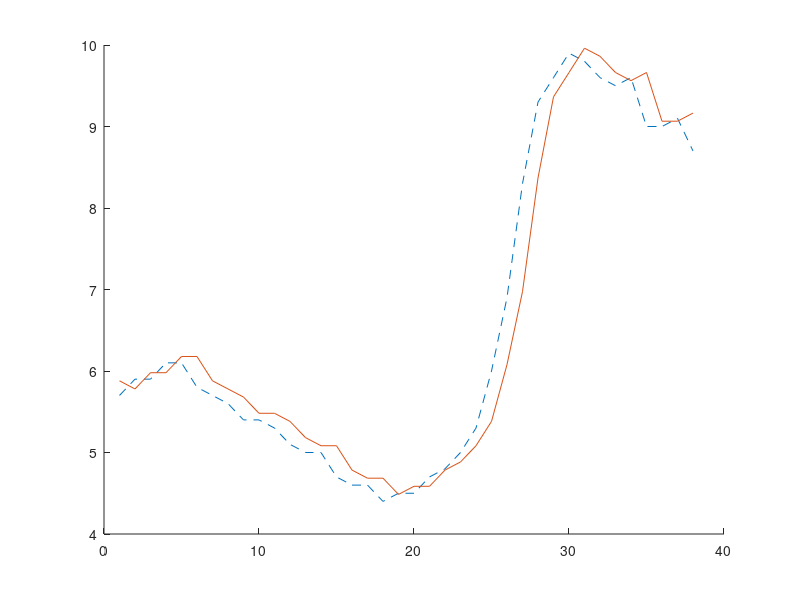

MATLAB code for this plot:
% urate_ar.m
urate = [5.7 5.8 5.7 5.9 5.9 6.1 6.1 5.8 5.7 5.6 5.4 5.4 ...
    5.3 5.1 5.0 5.0 4.7 4.6 4.6 4.4 4.5 4.5 4.7 4.8 ...
    5.0 5.3 6.0 6.9 8.3 9.3 9.6 9.9 9.8 9.6 9.5 9.6...
    9.0 9.0 9.1 8.7]';
y = urate(3:end);
T = length(y);
X = [ones(T,1) urate(2:end-1)];
rhohat = (X'*X)\(X'*y);
yhat1 = X*rhohat;                 % fitted values
uhat = y-yhat1;                   % residuals
sig2hat = uhat'*uhat/T;
hold on
plot(y,'--');
plot(yhat1)
hold off
